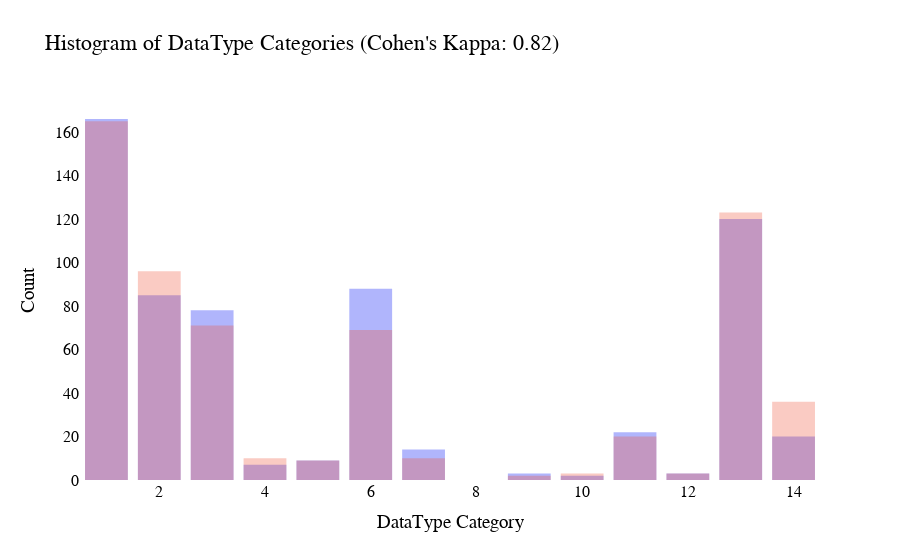

Notebook cell for this chart:
### Code cell
df2 = pd.read_csv(f'{path}/results/datatypes_categories_617_withTitle.csv')
unusual = df2[df2['data_cat'] == 0]
print(f"These are unusual categories (IDs: {unusual['id'].values}): \n{unusual} \nWe will take the first values in the description.")

df2.loc[df2['id'] == 537, 'data_cat'] = 1
df2.loc[df2['id'] == 557, 'data_cat'] = 2

rater1 = df['data_cat_num']
rater2 = df2['data_cat']
kappa = cohen_kappa_score(rater1, rater2)

fig = go.Figure()
fig.add_trace(go.Histogram(x=rater1, name='Rater 1', opacity=0.5))
fig.add_trace(go.Histogram(x=rater2, name='Rater 2', opacity=0.3))
fig.update_layout(
    plot_bgcolor='rgba(0,0,0,0)',
    # paper_bgcolor='rgba(0,0,0,0)',
    showlegend=False,
    title=f'Histogram of DataType Categories (Cohen\'s Kappa: {kappa:.2f})',
    xaxis_title='DataType Category',
    yaxis_title='Count',
    barmode='overlay',
    bargap=0.1,
    bargroupgap=0.1,
    font=dict(size=16, color='black'),
    font_family="Times New Roman"
)

### Figure 1 — Plotly figure (JSON) as saved in the notebook; plotly's stock layout.template omitted (floating-point values rounded to 4 significant figures; data arrays with more than 128 entries replaced by an {"elided": "..."} marker saying what was removed)
{"data": [{"name": "Rater 1", "opacity": 0.5, "type": "histogram", "x": {"elided": "617 int values"}}, {"name": "Rater 2", "opacity": 0.3, "type": "histogram", "x": {"elided": "617 int values"}}], "layout": {"bargap": 0.1, "bargroupgap": 0.1, "barmode": "overlay", "font": {"color": "black", "family": "Times New Roman", "size": 16}, "plot_bgcolor": "rgba(0,0,0,0)", "showlegend": false, "title": {"text": "Histogram of DataType Categories (Cohen's Kappa: 0.82)"}, "xaxis": {"title": {"text": "DataType Category"}}, "yaxis": {"title": {"text": "Count"}}}}
